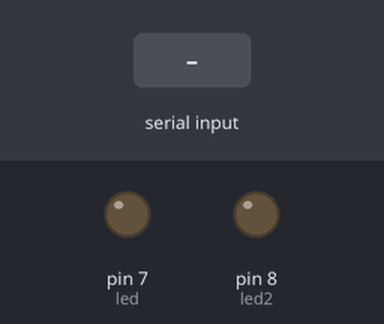
Recording of a sketch running on a simulated Arduino Uno, built with avr-gcc and run on an emulated ATmega328P. Parts: output pins drawn as LEDs (lit = HIGH). Dashed ring = blinking. Inputs (shaded band) come from the test bench. What the sketch prints to the serial monitor is not drawn.

Above: at 1.2 s.
1.3 s: byte 30 received over Serial
At 1.7 s:
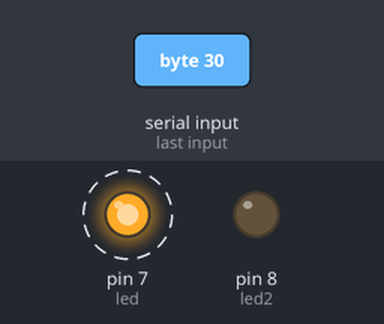
At 2.2 s:
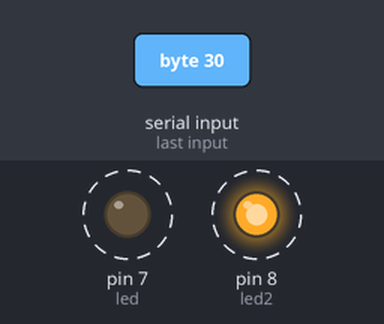
4.3 s: byte 90 received over Serial
Timing chart, 0 to 12.8 s (numbered marks = the images above; inputs shaded):
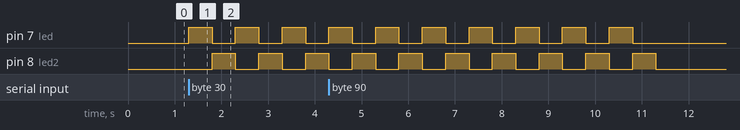

The sketch:

sla.ino
```cpp
// these led's wil power the lights placed around the fooseball table
int led = 7;
int led2 = 8;

void setup()
{
  // set pin modes for the led's
  pinMode(led, OUTPUT);
  pinMode(led2, OUTPUT);

  // initiate the baud rate to the same one set
  // by the master so that communication is
  // possible
  Serial.begin(9600);
}

void loop()
{

  // check if there is anything to read that was
  // sent from the master
  if(Serial.available())
  {
    // read the value for debugging purposes and to empty
    char s = Serial.read();
    Serial.println(s);

    // make lights go off and on to indicate a goal was made
    for(int i = 0; i < 10; i++)
    {
      if(i % 2 == 0)
      {
        digitalWrite(led, HIGH);
        digitalWrite(led2, LOW);

      }
      else
      {
        digitalWrite(led2, HIGH);
        digitalWrite(led, LOW);
      }
      delay(500);
    }
  }

  // keep lights off unless there is a goal made
  digitalWrite(led, LOW);
  digitalWrite(led2, LOW);

}
```

Measured:
- after the input at 1.3 s, pin 7 (led): alternates HIGH for 0.50 s and LOW for 0.50 s, starting at once; pin 8 (led2): alternates HIGH for 0.50 s and LOW for 0.50 s, starting after 0.50 s
